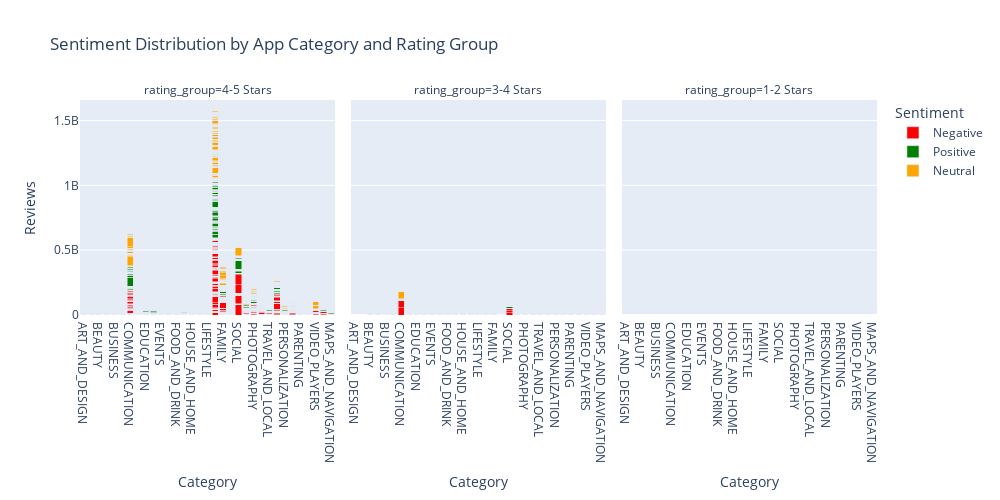

Notebook code cell kept with this figure:
### Code cell
import random

# Add 'Sentiment' column if it does not exist
if 'Sentiment' not in data.columns:
    sentiments = ['Positive', 'Neutral', 'Negative']
    data['Sentiment'] = [random.choice(sentiments) for _ in range(len(data))]

fig = px.bar(
    data,
    x='Category',
    y='Reviews',
    color='Sentiment',
    barmode='stack',
    facet_col='rating_group',
    title='Sentiment Distribution by App Category and Rating Group',
    color_discrete_map={
        'Positive': 'green',
        'Neutral': 'orange',
        'Negative': 'red'
    }
)
fig.update_layout(width=1000, height=500)

fig.show()

### Figure 1 — Plotly figure (JSON) as saved in the notebook; plotly's stock layout.template omitted (floating-point values rounded to 4 significant figures; data arrays with more than 128 entries replaced by an {"elided": "..."} marker saying what was removed)
{"data": [{"hovertemplate": "Sentiment=Negative<br>rating_group=4-5 Stars<br>Category=%{x}<br>Reviews=%{y}<extra></extra>", "legendgroup": "Negative", "marker": {"color": "red", "pattern": {"shape": ""}}, "name": "Negative", "orientation": "v", "showlegend": true, "textposition": "auto", "type": "bar", "x": {"elided": "1556 str values"}, "xaxis": "x", "y": {"elided": "1556 int values"}, "yaxis": "y"}, {"hovertemplate": "Sentiment=Negative<br>rating_group=3-4 Stars<br>Category=%{x}<br>Reviews=%{y}<extra></extra>", "legendgroup": "Negative", "marker": {"color": "red", "pattern": {"shape": ""}}, "name": "Negative", "orientation": "v", "showlegend": false, "textposition": "auto", "type": "bar", "x": {"elided": "401 str values"}, "xaxis": "x2", "y": {"elided": "401 int values"}, "yaxis": "y2"}, {"hovertemplate": "Sentiment=Negative<br>rating_group=1-2 Stars<br>Category=%{x}<br>Reviews=%{y}<extra></extra>", "legendgroup": "Negative", "marker": {"color": "red", "pattern": {"shape": ""}}, "name": "Negative", "orientation": "v", "showlegend": false, "textposition": "auto", "type": "bar", "x": ["FAMILY"], "xaxis": "x3", "y": [3270], "yaxis": "y3"}, {"hovertemplate": "Sentiment=Positive<br>rating_group=4-5 Stars<br>Category=%{x}<br>Reviews=%{y}<extra></extra>", "legendgroup": "Positive", "marker": {"color": "green", "pattern": {"shape": ""}}, "name": "Positive", "orientation": "v", "showlegend": true, "textposition": "auto", "type": "bar", "x": {"elided": "1546 str values"}, "xaxis": "x", "y": {"elided": "1546 int values"}, "yaxis": "y"}, {"hovertemplate": "Sentiment=Positive<br>rating_group=3-4 Stars<br>Category=%{x}<br>Reviews=%{y}<extra></extra>", "legendgroup": "Positive", "marker": {"color": "green", "pattern": {"shape": ""}}, "name": "Positive", "orientation": "v", "showlegend": false, "textposition": "auto", "type": "bar", "x": {"elided": "393 str values"}, "xaxis": "x2", "y": {"elided": "393 int values"}, "yaxis": "y2"}, {"hovertemplate": "Sentiment=Positive<br>rating_group=1-2 Stars<br>Category=%{x}<br>Reviews=%{y}<extra></extra>", "legendgroup": "Positive", "marker": {"color": "green", "pattern": {"shape": ""}}, "name": "Positive", "orientation": "v", "showlegend": false, "textposition": "auto", "type": "bar", "x": ["TOOLS"], "xaxis": "x3", "y": [2221], "yaxis": "y3"}, {"hovertemplate": "Sentiment=Neutral<br>rating_group=4-5 Stars<br>Category=%{x}<br>Reviews=%{y}<extra></extra>", "legendgroup": "Neutral", "marker": {"color": "orange", "pattern": {"shape": ""}}, "name": "Neutral", "orientation": "v", "showlegend": true, "textposition": "auto", "type": "bar", "x": {"elided": "1618 str values"}, "xaxis": "x", "y": {"elided": "1618 int values"}, "yaxis": "y"}, {"hovertemplate": "Sentiment=Neutral<br>rating_group=3-4 Stars<br>Category=%{x}<br>Reviews=%{y}<extra></extra>", "legendgroup": "Neutral", "marker": {"color": "orange", "pattern": {"shape": ""}}, "name": "Neutral", "orientation": "v", "showlegend": false, "textposition": "auto", "type": "bar", "x": {"elided": "379 str values"}, "xaxis": "x2", "y": {"elided": "379 int values"}, "yaxis": "y2"}, {"hovertemplate": "Sentiment=Neutral<br>rating_group=1-2 Stars<br>Category=%{x}<br>Reviews=%{y}<extra></extra>", "legendgroup": "Neutral", "marker": {"color": "orange", "pattern": {"shape": ""}}, "name": "Neutral", "orientation": "v", "showlegend": false, "textposition": "auto", "type": "bar", "x": ["FAMILY"], "xaxis": "x3", "y": [1172], "yaxis": "y3"}], "layout": {"annotations": [{"font": {}, "showarrow": false, "text": "rating_group=4-5 Stars", "x": 0.16, "xanchor": "center", "xref": "paper", "y": 1, "yanchor": "bottom", "yref": "paper"}, {"font": {}, "showarrow": false, "text": "rating_group=3-4 Stars", "x": 0.5, "xanchor": "center", "xref": "paper", "y": 1, "yanchor": "bottom", "yref": "paper"}, {"font": {}, "showarrow": false, "text": "rating_group=1-2 Stars", "x": 0.84, "xanchor": "center", "xref": "paper", "y": 1, "yanchor": "bottom", "yref": "paper"}], "barmode": "stack", "height": 500, "legend": {"title": {"text": "Sentiment"}, "tracegroupgap": 0}, "title": {"text": "Sentiment Distribution by App Category and Rating Group"}, "width": 1000, "xaxis": {"anchor": "y", "domain": [0, 0.32], "title": {"text": "Category"}}, "xaxis2": {"anchor": "y2", "domain": [0.34, 0.66], "matches": "x", "title": {"text": "Category"}}, "xaxis3": {"anchor": "y3", "domain": [0.68, 1.0], "matches": "x", "title": {"text": "Category"}}, "yaxis": {"anchor": "x", "domain": [0, 1], "title": {"text": "Reviews"}}, "yaxis2": {"anchor": "x2", "domain": [0, 1], "matches": "y", "showticklabels": false}, "yaxis3": {"anchor": "x3", "domain": [0, 1], "matches": "y", "showticklabels": false}}}
